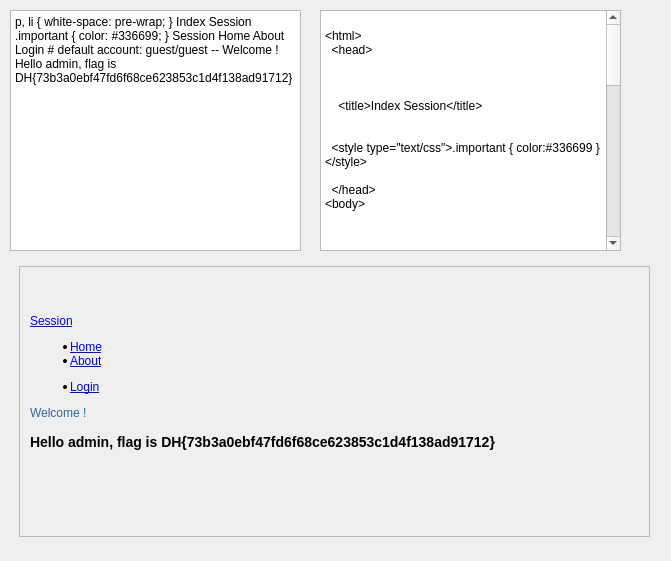
<?xml version="1.0" encoding="UTF-8"?>
<ui version="4.0">
 <class>Form</class>
 <widget class="QWidget" name="Form">
  <property name="geometry">
   <rect>
    <x>0</x>
    <y>0</y>
    <width>671</width>
    <height>561</height>
   </rect>
  </property>
  <property name="windowTitle">
   <string>Form</string>
  </property>
  <widget class="QTextEdit" name="textEdit">
   <property name="geometry">
    <rect>
     <x>10</x>
     <y>10</y>
     <width>291</width>
     <height>241</height>
    </rect>
   </property>
   <property name="html">
    <string>&lt;!DOCTYPE HTML PUBLIC &quot;-//W3C//DTD HTML 4.0//EN&quot; &quot;http://www.w3.org/TR/REC-html40/strict.dtd&quot;&gt;
&lt;html&gt;&lt;head&gt;&lt;meta name=&quot;qrichtext&quot; content=&quot;1&quot; /&gt;&lt;style type=&quot;text/css&quot;&gt;
p, li { white-space: pre-wrap; }
&lt;/style&gt;&lt;/head&gt;&lt;body style=&quot; font-family:'Gulim'; font-size:9pt; font-weight:400; font-style:normal;&quot;&gt;
&lt;p style=&quot; margin-top:0px; margin-bottom:0px; margin-left:0px; margin-right:0px; -qt-block-indent:0; text-indent:0px;&quot;&gt;&amp;lt;!doctype html&amp;gt;&lt;/p&gt;
&lt;p style=&quot; margin-top:0px; margin-bottom:0px; margin-left:0px; margin-right:0px; -qt-block-indent:0; text-indent:0px;&quot;&gt;&amp;lt;html&amp;gt;&lt;/p&gt;
&lt;p style=&quot; margin-top:0px; margin-bottom:0px; margin-left:0px; margin-right:0px; -qt-block-indent:0; text-indent:0px;&quot;&gt;  &amp;lt;head&amp;gt;&lt;/p&gt;
&lt;p style=&quot; margin-top:0px; margin-bottom:0px; margin-left:0px; margin-right:0px; -qt-block-indent:0; text-indent:0px;&quot;&gt;    &amp;lt;link rel=&amp;quot;stylesheet&amp;quot; href=&amp;quot;/static/css/bootstrap.min.css&amp;quot;&amp;gt;&lt;/p&gt;
&lt;p style=&quot; margin-top:0px; margin-bottom:0px; margin-left:0px; margin-right:0px; -qt-block-indent:0; text-indent:0px;&quot;&gt;    &amp;lt;link rel=&amp;quot;stylesheet&amp;quot; href=&amp;quot;/static/css/bootstrap-theme.min.css&amp;quot;&amp;gt;&lt;/p&gt;
&lt;p style=&quot; margin-top:0px; margin-bottom:0px; margin-left:0px; margin-right:0px; -qt-block-indent:0; text-indent:0px;&quot;&gt;    &amp;lt;link rel=&amp;quot;stylesheet&amp;quot; href=&amp;quot;/static/css/non-responsive.css&amp;quot;&amp;gt;&lt;/p&gt;
&lt;p style=&quot; margin-top:0px; margin-bottom:0px; margin-left:0px; margin-right:0px; -qt-block-indent:0; text-indent:0px;&quot;&gt;    &amp;lt;title&amp;gt;Index Session&amp;lt;/title&amp;gt;&lt;/p&gt;
&lt;p style=&quot;-qt-paragraph-type:empty; margin-top:0px; margin-bottom:0px; margin-left:0px; margin-right:0px; -qt-block-indent:0; text-indent:0px;&quot;&gt;&lt;br /&gt;&lt;/p&gt;
&lt;p style=&quot;-qt-paragraph-type:empty; margin-top:0px; margin-bottom:0px; margin-left:0px; margin-right:0px; -qt-block-indent:0; text-indent:0px;&quot;&gt;&lt;br /&gt;&lt;/p&gt;
&lt;p style=&quot; margin-top:0px; margin-bottom:0px; margin-left:0px; margin-right:0px; -qt-block-indent:0; text-indent:0px;&quot;&gt;  &amp;lt;style type=&amp;quot;text/css&amp;quot;&amp;gt;&lt;/p&gt;
&lt;p style=&quot; margin-top:0px; margin-bottom:0px; margin-left:0px; margin-right:0px; -qt-block-indent:0; text-indent:0px;&quot;&gt;    .important { color: #336699; }&lt;/p&gt;
&lt;p style=&quot; margin-top:0px; margin-bottom:0px; margin-left:0px; margin-right:0px; -qt-block-indent:0; text-indent:0px;&quot;&gt;  &amp;lt;/style&amp;gt;&lt;/p&gt;
&lt;p style=&quot;-qt-paragraph-type:empty; margin-top:0px; margin-bottom:0px; margin-left:0px; margin-right:0px; -qt-block-indent:0; text-indent:0px;&quot;&gt;&lt;br /&gt;&lt;/p&gt;
&lt;p style=&quot; margin-top:0px; margin-bottom:0px; margin-left:0px; margin-right:0px; -qt-block-indent:0; text-indent:0px;&quot;&gt;  &amp;lt;/head&amp;gt;&lt;/p&gt;
&lt;p style=&quot; margin-top:0px; margin-bottom:0px; margin-left:0px; margin-right:0px; -qt-block-indent:0; text-indent:0px;&quot;&gt;&amp;lt;body&amp;gt;&lt;/p&gt;
&lt;p style=&quot;-qt-paragraph-type:empty; margin-top:0px; margin-bottom:0px; margin-left:0px; margin-right:0px; -qt-block-indent:0; text-indent:0px;&quot;&gt;&lt;br /&gt;&lt;/p&gt;
&lt;p style=&quot; margin-top:0px; margin-bottom:0px; margin-left:0px; margin-right:0px; -qt-block-indent:0; text-indent:0px;&quot;&gt;    &amp;lt;!-- Fixed navbar --&amp;gt;&lt;/p&gt;
&lt;p style=&quot; margin-top:0px; margin-bottom:0px; margin-left:0px; margin-right:0px; -qt-block-indent:0; text-indent:0px;&quot;&gt;    &amp;lt;nav class=&amp;quot;navbar navbar-default navbar-fixed-top&amp;quot;&amp;gt;&lt;/p&gt;
&lt;p style=&quot; margin-top:0px; margin-bottom:0px; margin-left:0px; margin-right:0px; -qt-block-indent:0; text-indent:0px;&quot;&gt;      &amp;lt;div class=&amp;quot;container&amp;quot;&amp;gt;&lt;/p&gt;
&lt;p style=&quot; margin-top:0px; margin-bottom:0px; margin-left:0px; margin-right:0px; -qt-block-indent:0; text-indent:0px;&quot;&gt;        &amp;lt;div class=&amp;quot;navbar-header&amp;quot;&amp;gt;&lt;/p&gt;
&lt;p style=&quot; margin-top:0px; margin-bottom:0px; margin-left:0px; margin-right:0px; -qt-block-indent:0; text-indent:0px;&quot;&gt;          &amp;lt;a class=&amp;quot;navbar-brand&amp;quot; href=&amp;quot;/&amp;quot;&amp;gt;Session&amp;lt;/a&amp;gt;&lt;/p&gt;
&lt;p style=&quot; margin-top:0px; margin-bottom:0px; margin-left:0px; margin-right:0px; -qt-block-indent:0; text-indent:0px;&quot;&gt;        &amp;lt;/div&amp;gt;&lt;/p&gt;
&lt;p style=&quot; margin-top:0px; margin-bottom:0px; margin-left:0px; margin-right:0px; -qt-block-indent:0; text-indent:0px;&quot;&gt;        &amp;lt;div id=&amp;quot;navbar&amp;quot;&amp;gt;&lt;/p&gt;
&lt;p style=&quot; margin-top:0px; margin-bottom:0px; margin-left:0px; margin-right:0px; -qt-block-indent:0; text-indent:0px;&quot;&gt;          &amp;lt;ul class=&amp;quot;nav navbar-nav&amp;quot;&amp;gt;&lt;/p&gt;
&lt;p style=&quot; margin-top:0px; margin-bottom:0px; margin-left:0px; margin-right:0px; -qt-block-indent:0; text-indent:0px;&quot;&gt;            &amp;lt;li&amp;gt;&amp;lt;a href=&amp;quot;/&amp;quot;&amp;gt;Home&amp;lt;/a&amp;gt;&amp;lt;/li&amp;gt;&lt;/p&gt;
&lt;p style=&quot; margin-top:0px; margin-bottom:0px; margin-left:0px; margin-right:0px; -qt-block-indent:0; text-indent:0px;&quot;&gt;            &amp;lt;li&amp;gt;&amp;lt;a href=&amp;quot;#&amp;quot;&amp;gt;About&amp;lt;/a&amp;gt;&amp;lt;/li&amp;gt;&lt;/p&gt;
&lt;p style=&quot; margin-top:0px; margin-bottom:0px; margin-left:0px; margin-right:0px; -qt-block-indent:0; text-indent:0px;&quot;&gt;          &amp;lt;/ul&amp;gt;&lt;/p&gt;
&lt;p style=&quot;-qt-paragraph-type:empty; margin-top:0px; margin-bottom:0px; margin-left:0px; margin-right:0px; -qt-block-indent:0; text-indent:0px;&quot;&gt;&lt;br /&gt;&lt;/p&gt;
&lt;p style=&quot; margin-top:0px; margin-bottom:0px; margin-left:0px; margin-right:0px; -qt-block-indent:0; text-indent:0px;&quot;&gt;          &amp;lt;ul class=&amp;quot;nav navbar-nav navbar-right&amp;quot;&amp;gt;&lt;/p&gt;
&lt;p style=&quot; margin-top:0px; margin-bottom:0px; margin-left:0px; margin-right:0px; -qt-block-indent:0; text-indent:0px;&quot;&gt;            &amp;lt;li&amp;gt;&amp;lt;a href=&amp;quot;/login&amp;quot;&amp;gt;Login&amp;lt;/a&amp;gt;&amp;lt;/li&amp;gt;&lt;/p&gt;
&lt;p style=&quot; margin-top:0px; margin-bottom:0px; margin-left:0px; margin-right:0px; -qt-block-indent:0; text-indent:0px;&quot;&gt;          &amp;lt;/ul&amp;gt;&lt;/p&gt;
&lt;p style=&quot;-qt-paragraph-type:empty; margin-top:0px; margin-bottom:0px; margin-left:0px; margin-right:0px; -qt-block-indent:0; text-indent:0px;&quot;&gt;&lt;br /&gt;&lt;/p&gt;
&lt;p style=&quot; margin-top:0px; margin-bottom:0px; margin-left:0px; margin-right:0px; -qt-block-indent:0; text-indent:0px;&quot;&gt;        &amp;lt;/div&amp;gt;&amp;lt;!--/.nav-collapse --&amp;gt;&lt;/p&gt;
&lt;p style=&quot; margin-top:0px; margin-bottom:0px; margin-left:0px; margin-right:0px; -qt-block-indent:0; text-indent:0px;&quot;&gt;      &amp;lt;/div&amp;gt;&lt;/p&gt;
&lt;p style=&quot; margin-top:0px; margin-bottom:0px; margin-left:0px; margin-right:0px; -qt-block-indent:0; text-indent:0px;&quot;&gt;    &amp;lt;/nav&amp;gt;&lt;/p&gt;
&lt;p style=&quot; margin-top:0px; margin-bottom:0px; margin-left:0px; margin-right:0px; -qt-block-indent:0; text-indent:0px;&quot;&gt;    &amp;lt;!--&lt;/p&gt;
&lt;p style=&quot; margin-top:0px; margin-bottom:0px; margin-left:0px; margin-right:0px; -qt-block-indent:0; text-indent:0px;&quot;&gt;      # default account: guest/guest&lt;/p&gt;
&lt;p style=&quot; margin-top:0px; margin-bottom:0px; margin-left:0px; margin-right:0px; -qt-block-indent:0; text-indent:0px;&quot;&gt;    --&amp;gt;&lt;/p&gt;
&lt;p style=&quot; margin-top:0px; margin-bottom:0px; margin-left:0px; margin-right:0px; -qt-block-indent:0; text-indent:0px;&quot;&gt;    &amp;lt;div class=&amp;quot;container&amp;quot;&amp;gt;&lt;/p&gt;
&lt;p style=&quot;-qt-paragraph-type:empty; margin-top:0px; margin-bottom:0px; margin-left:0px; margin-right:0px; -qt-block-indent:0; text-indent:0px;&quot;&gt;&lt;br /&gt;&lt;/p&gt;
&lt;p style=&quot; margin-top:0px; margin-bottom:0px; margin-left:0px; margin-right:0px; -qt-block-indent:0; text-indent:0px;&quot;&gt;  &amp;lt;p class=&amp;quot;important&amp;quot;&amp;gt;&lt;/p&gt;
&lt;p style=&quot; margin-top:0px; margin-bottom:0px; margin-left:0px; margin-right:0px; -qt-block-indent:0; text-indent:0px;&quot;&gt;        Welcome !&lt;/p&gt;
&lt;p style=&quot; margin-top:0px; margin-bottom:0px; margin-left:0px; margin-right:0px; -qt-block-indent:0; text-indent:0px;&quot;&gt;  &amp;lt;/p&amp;gt;&lt;/p&gt;
&lt;p style=&quot;-qt-paragraph-type:empty; margin-top:0px; margin-bottom:0px; margin-left:0px; margin-right:0px; -qt-block-indent:0; text-indent:0px;&quot;&gt;&lt;br /&gt;&lt;/p&gt;
&lt;p style=&quot; margin-top:0px; margin-bottom:0px; margin-left:0px; margin-right:0px; -qt-block-indent:0; text-indent:0px;&quot;&gt;  &amp;lt;h3&amp;gt;&lt;/p&gt;
&lt;p style=&quot; margin-top:0px; margin-bottom:0px; margin-left:0px; margin-right:0px; -qt-block-indent:0; text-indent:0px;&quot;&gt;        Hello admin, flag is DH{73b3a0ebf47fd6f68ce623853c1d4f138ad91712}&lt;/p&gt;
&lt;p style=&quot;-qt-paragraph-type:empty; margin-top:0px; margin-bottom:0px; margin-left:0px; margin-right:0px; -qt-block-indent:0; text-indent:0px;&quot;&gt;&lt;br /&gt;&lt;/p&gt;
&lt;p style=&quot; margin-top:0px; margin-bottom:0px; margin-left:0px; margin-right:0px; -qt-block-indent:0; text-indent:0px;&quot;&gt;  &amp;lt;/h3&amp;gt;&lt;/p&gt;
&lt;p style=&quot;-qt-paragraph-type:empty; margin-top:0px; margin-bottom:0px; margin-left:0px; margin-right:0px; -qt-block-indent:0; text-indent:0px;&quot;&gt;&lt;br /&gt;&lt;/p&gt;
&lt;p style=&quot;-qt-paragraph-type:empty; margin-top:0px; margin-bottom:0px; margin-left:0px; margin-right:0px; -qt-block-indent:0; text-indent:0px;&quot;&gt;&lt;br /&gt;&lt;/p&gt;
&lt;p style=&quot; margin-top:0px; margin-bottom:0px; margin-left:0px; margin-right:0px; -qt-block-indent:0; text-indent:0px;&quot;&gt;    &amp;lt;/div&amp;gt; &amp;lt;!-- /container --&amp;gt;&lt;/p&gt;
&lt;p style=&quot;-qt-paragraph-type:empty; margin-top:0px; margin-bottom:0px; margin-left:0px; margin-right:0px; -qt-block-indent:0; text-indent:0px;&quot;&gt;&lt;br /&gt;&lt;/p&gt;
&lt;p style=&quot; margin-top:0px; margin-bottom:0px; margin-left:0px; margin-right:0px; -qt-block-indent:0; text-indent:0px;&quot;&gt;    &amp;lt;!-- Bootstrap core JavaScript --&amp;gt;&lt;/p&gt;
&lt;p style=&quot; margin-top:0px; margin-bottom:0px; margin-left:0px; margin-right:0px; -qt-block-indent:0; text-indent:0px;&quot;&gt;    &amp;lt;script src=&amp;quot;/static/js/jquery.min.js&amp;quot;&amp;gt;&amp;lt;/script&amp;gt;&lt;/p&gt;
&lt;p style=&quot; margin-top:0px; margin-bottom:0px; margin-left:0px; margin-right:0px; -qt-block-indent:0; text-indent:0px;&quot;&gt;    &amp;lt;script src=&amp;quot;/static/js/bootstrap.min.js&amp;quot;&amp;gt;&amp;lt;/script&amp;gt;&lt;/p&gt;
&lt;p style=&quot; margin-top:0px; margin-bottom:0px; margin-left:0px; margin-right:0px; -qt-block-indent:0; text-indent:0px;&quot;&gt;&amp;lt;/body&amp;gt;&lt;/p&gt;
&lt;p style=&quot; margin-top:0px; margin-bottom:0px; margin-left:0px; margin-right:0px; -qt-block-indent:0; text-indent:0px;&quot;&gt;&amp;lt;/html&amp;gt;&lt;/p&gt;&lt;/body&gt;&lt;/html&gt;</string>
   </property>
  </widget>
  <widget class="QPlainTextEdit" name="plainTextEdit">
   <property name="geometry">
    <rect>
     <x>320</x>
     <y>10</y>
     <width>301</width>
     <height>241</height>
    </rect>
   </property>
   <property name="plainText">
    <string>&lt;!doctype html&gt;
&lt;html&gt;
  &lt;head&gt;
    &lt;link rel=&quot;stylesheet&quot; href=&quot;/static/css/bootstrap.min.css&quot;&gt;
    &lt;link rel=&quot;stylesheet&quot; href=&quot;/static/css/bootstrap-theme.min.css&quot;&gt;
    &lt;link rel=&quot;stylesheet&quot; href=&quot;/static/css/non-responsive.css&quot;&gt;
    &lt;title&gt;Index Session&lt;/title&gt;


  &lt;style type=&quot;text/css&quot;&gt;
    .important { color: #336699; }
  &lt;/style&gt;

  &lt;/head&gt;
&lt;body&gt;

    &lt;!-- Fixed navbar --&gt;
    &lt;nav class=&quot;navbar navbar-default navbar-fixed-top&quot;&gt;
      &lt;div class=&quot;container&quot;&gt;
        &lt;div class=&quot;navbar-header&quot;&gt;
          &lt;a class=&quot;navbar-brand&quot; href=&quot;/&quot;&gt;Session&lt;/a&gt;
        &lt;/div&gt;
        &lt;div id=&quot;navbar&quot;&gt;
          &lt;ul class=&quot;nav navbar-nav&quot;&gt;
            &lt;li&gt;&lt;a href=&quot;/&quot;&gt;Home&lt;/a&gt;&lt;/li&gt;
            &lt;li&gt;&lt;a href=&quot;#&quot;&gt;About&lt;/a&gt;&lt;/li&gt;
          &lt;/ul&gt;

          &lt;ul class=&quot;nav navbar-nav navbar-right&quot;&gt;
            &lt;li&gt;&lt;a href=&quot;/login&quot;&gt;Login&lt;/a&gt;&lt;/li&gt;
          &lt;/ul&gt;

        &lt;/div&gt;&lt;!--/.nav-collapse --&gt;
      &lt;/div&gt;
    &lt;/nav&gt;
    &lt;!--
      # default account: guest/guest
    --&gt;
    &lt;div class=&quot;container&quot;&gt;

  &lt;p class=&quot;important&quot;&gt;
        Welcome !
  &lt;/p&gt;

  &lt;h3&gt;
        Hello admin, flag is DH{73b3a0ebf47fd6f68ce623853c1d4f138ad91712}

  &lt;/h3&gt;


    &lt;/div&gt; &lt;!-- /container --&gt;

    &lt;!-- Bootstrap core JavaScript --&gt;
    &lt;script src=&quot;/static/js/jquery.min.js&quot;&gt;&lt;/script&gt;
    &lt;script src=&quot;/static/js/bootstrap.min.js&quot;&gt;&lt;/script&gt;
&lt;/body&gt;
&lt;/html&gt;</string>
   </property>
  </widget>
  <widget class="QScrollArea" name="scrollArea">
   <property name="geometry">
    <rect>
     <x>19</x>
     <y>266</y>
     <width>631</width>
     <height>271</height>
    </rect>
   </property>
   <property name="widgetResizable">
    <bool>true</bool>
   </property>
   <widget class="QWidget" name="scrollAreaWidgetContents">
    <property name="geometry">
     <rect>
      <x>0</x>
      <y>0</y>
      <width>629</width>
      <height>269</height>
     </rect>
    </property>
    <widget class="QLabel" name="label">
     <property name="geometry">
      <rect>
       <x>10</x>
       <y>10</y>
       <width>541</width>
       <height>211</height>
      </rect>
     </property>
     <property name="text">
      <string>&lt;!doctype html&gt;
&lt;html&gt;
  &lt;head&gt;
    &lt;link rel=&quot;stylesheet&quot; href=&quot;/static/css/bootstrap.min.css&quot;&gt;
    &lt;link rel=&quot;stylesheet&quot; href=&quot;/static/css/bootstrap-theme.min.css&quot;&gt;
    &lt;link rel=&quot;stylesheet&quot; href=&quot;/static/css/non-responsive.css&quot;&gt;
    &lt;title&gt;Index Session&lt;/title&gt;


  &lt;style type=&quot;text/css&quot;&gt;
    .important { color: #336699; }
  &lt;/style&gt;

  &lt;/head&gt;
&lt;body&gt;

    &lt;!-- Fixed navbar --&gt;
    &lt;nav class=&quot;navbar navbar-default navbar-fixed-top&quot;&gt;
      &lt;div class=&quot;container&quot;&gt;
        &lt;div class=&quot;navbar-header&quot;&gt;
          &lt;a class=&quot;navbar-brand&quot; href=&quot;/&quot;&gt;Session&lt;/a&gt;
        &lt;/div&gt;
        &lt;div id=&quot;navbar&quot;&gt;
          &lt;ul class=&quot;nav navbar-nav&quot;&gt;
            &lt;li&gt;&lt;a href=&quot;/&quot;&gt;Home&lt;/a&gt;&lt;/li&gt;
            &lt;li&gt;&lt;a href=&quot;#&quot;&gt;About&lt;/a&gt;&lt;/li&gt;
          &lt;/ul&gt;

          &lt;ul class=&quot;nav navbar-nav navbar-right&quot;&gt;
            &lt;li&gt;&lt;a href=&quot;/login&quot;&gt;Login&lt;/a&gt;&lt;/li&gt;
          &lt;/ul&gt;

        &lt;/div&gt;&lt;!--/.nav-collapse --&gt;
      &lt;/div&gt;
    &lt;/nav&gt;
    &lt;!--
      # default account: guest/guest
    --&gt;
    &lt;div class=&quot;container&quot;&gt;

  &lt;p class=&quot;important&quot;&gt;
        Welcome !
  &lt;/p&gt;

  &lt;h3&gt;
        Hello admin, flag is DH{73b3a0ebf47fd6f68ce623853c1d4f138ad91712}

  &lt;/h3&gt;


    &lt;/div&gt; &lt;!-- /container --&gt;

    &lt;!-- Bootstrap core JavaScript --&gt;
    &lt;script src=&quot;/static/js/jquery.min.js&quot;&gt;&lt;/script&gt;
    &lt;script src=&quot;/static/js/bootstrap.min.js&quot;&gt;&lt;/script&gt;
&lt;/body&gt;
&lt;/html&gt;</string>
     </property>
    </widget>
   </widget>
  </widget>
 </widget>
 <resources/>
 <connections/>
</ui>
